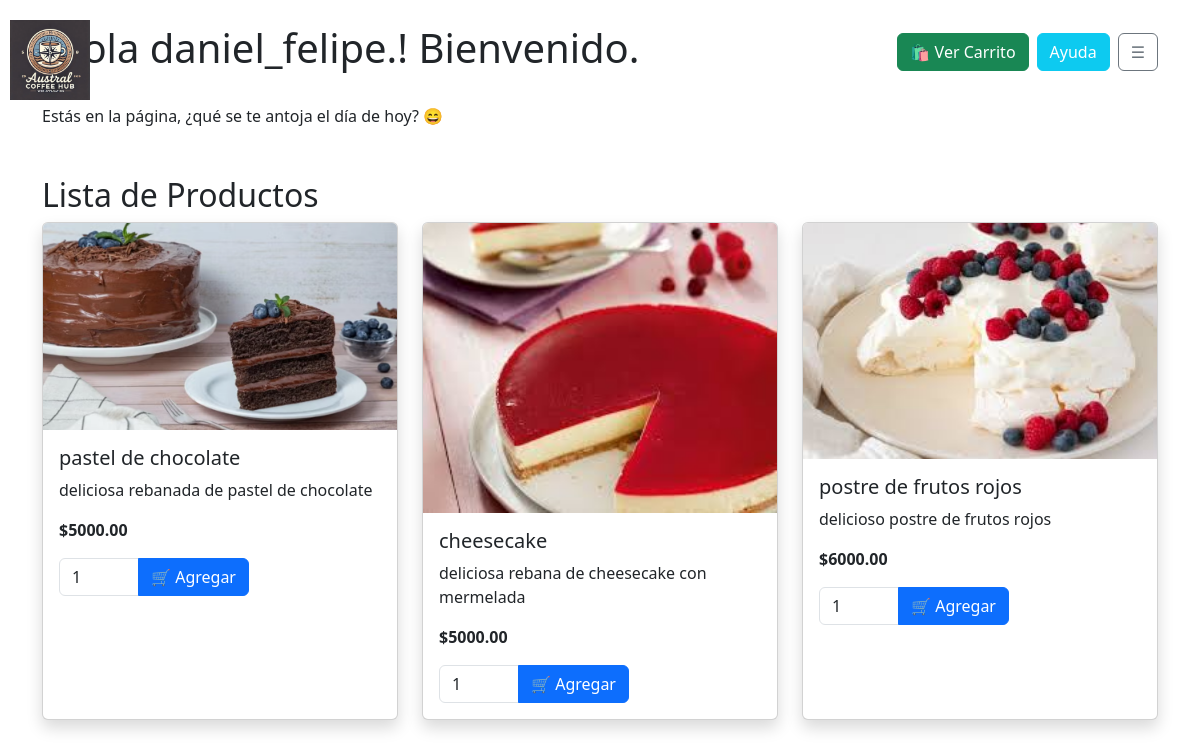
Screenshot of /usuarios/home/ (signed in) with the database file from the repository.
### productos/models.py (models this page shows, shortened)
class Producto(models.Model):
    nombre = models.CharField(max_length=100)
    descripcion = models.TextField()
    precio = models.DecimalField(max_digits=10, decimal_places=2)
    stock = models.PositiveIntegerField()
    imagen = models.ImageField(upload_to='productos/', blank=True, null=True)

### usuarios/views.py (the view)
# urls.py: 2. Add a URL to urlpatterns:  path('', views.home, name='home')
@login_required
def home(request):
    productos = Producto.objects.all()
    return render(request, 'usuarios/home.html', {'productos': productos})

### usuarios/templates/usuarios/home.html (shortened to what this page needs)
{% load static %}
<!DOCTYPE html>
<html lang="es">
<head>
    <link href="https://cdn.jsdelivr.net/npm/bootstrap@5.3.0/dist/css/bootstrap.min.css" rel="stylesheet">
</head>
<body class="container mt-4">
    <div class="text-center mb-4">
        <img src="{% static 'img/logo.jpeg' %}" alt="Logo Austral Coffee Hub"
             style="position: absolute; top: 20px; left: 10px; width: 80px; height: auto;">
    </div>
    <div class="d-flex justify-content-between align-items-center mb-4">
        <h1>¡Hola {{ request.user.username }}! Bienvenido.</h1>
        <div class="d-flex align-items-center gap-2">
            <a href="{% url 'ver_carrito' %}" class="btn btn-success">
                🛍️ Ver Carrito
            </a>
            <button class="btn btn-info text-white" data-bs-toggle="modal" data-bs-target="#ayudaModal">
                Ayuda
            </button>
            <div class="dropdown">
                <button class="btn btn-outline-secondary" type="button" id="menuUsuario" data-bs-toggle="dropdown" aria-expanded="false">
                    &#9776;
                </button>
            </div>
        </div>
    </div>
    <p>Estás en la página, ¿qué se te antoja el día de hoy? 😄</p>
    <h2 class="mt-5">Lista de Productos</h2>
    <div class="row">
        {% for producto in productos %}
        <div class="col-md-4 mb-4">
            <div class="card h-100 shadow">
                {% if producto.imagen %}
                    <img src="{{ producto.imagen.url }}" class="card-img-top" alt="{{ producto.nombre }}">
                {% endif %}
                <div class="card-body">
                    <h5 class="card-title">{{ producto.nombre }}</h5>
                    <p class="card-text">{{ producto.descripcion }}</p>
                    <p class="card-text"><strong>${{ producto.precio }}</strong></p>
                    <form method="post" action="{% url 'agregar_al_carrito' producto.id %}">
                        <div class="input-group">
                            <input type="number" name="cantidad" min="1" value="1" class="form-control" style="max-width: 80px;">
                            <button type="submit" class="btn btn-primary">🛒 Agregar</button>
                        </div>
                    </form>
                </div>
            </div>
        </div>
        {% empty %}
            <p>No hay productos disponibles.</p>
        {% endfor %}
    </div>
</body>
</html>

### rows the page displays
Producto: imagen (picture), nombre "pastel de chocolate", descripcion "deliciosa rebanada de pastel de chocolate", precio "5000.00"
Producto: imagen (picture), nombre "cheesecake", descripcion "deliciosa rebana de cheesecake con mermelada", precio "5000.00"
Producto: imagen (picture), nombre "postre de frutos rojos", descripcion "delicioso postre de frutos rojos", precio "6000.00"

### other values shown
{{ request.user.username }} "daniel_felipe."
